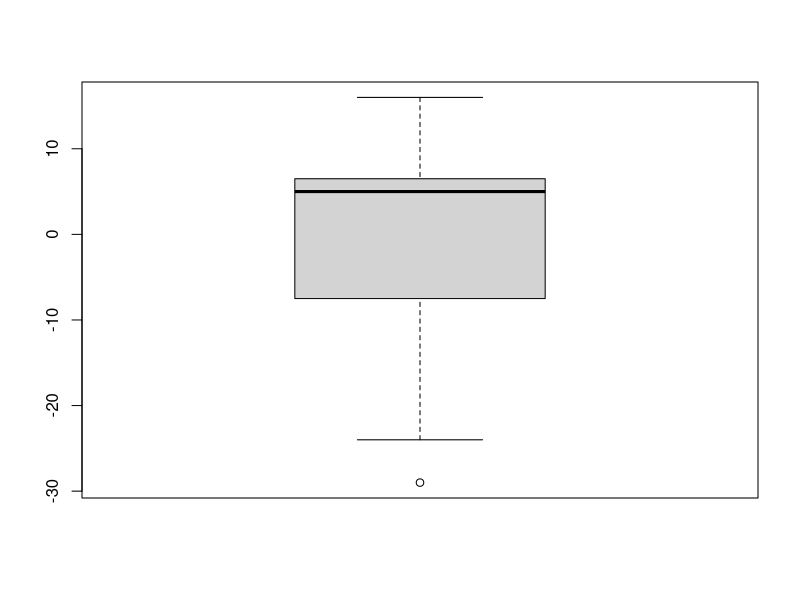

The R script that drew this image:
#Reading data from a csv file
elements <- read.csv(file.path("./", "exam_data.csv"))

#Exam 1
maxE1 <- max(elements$Exam1);
minE1 <- min(elements$Exam1);
medianE1 <- median(elements$Exam1);
meanE1 <- mean(elements$Exam1);
varianceE1 <- var(elements$Exam1);


print("Exam 1:")
cat("Max: ",maxE1, " ");
cat("Median: ",medianE1, " ");
cat("Mean: ",meanE1, " ");
cat("Max: ",maxE1, " ");
cat("Variance: ",varianceE1, "\n");
#Exam 2
maxE2 <- max(elements$Exam2);
minE2 <- min(elements$Exam2);
medianE2 <- median(elements$Exam2);
meanE2 <- mean(elements$Exam2);
varianceE2 <- var(elements$Exam2);

print("Exam 2:")
cat("Max: ",maxE2," ");
cat("Median: ",medianE2," ");
cat("Mean: ",meanE2," ");
cat("Max: ",maxE2," ");
cat("Variance: ",varianceE2,"\n");

diffVector <- c()

for (i in 1:length(elements$Exam2))
{
	diffVector[i] = (elements$Exam1[i] - elements$Exam2[i])
}

boxplot(diffVector);


quantile(diffVector);